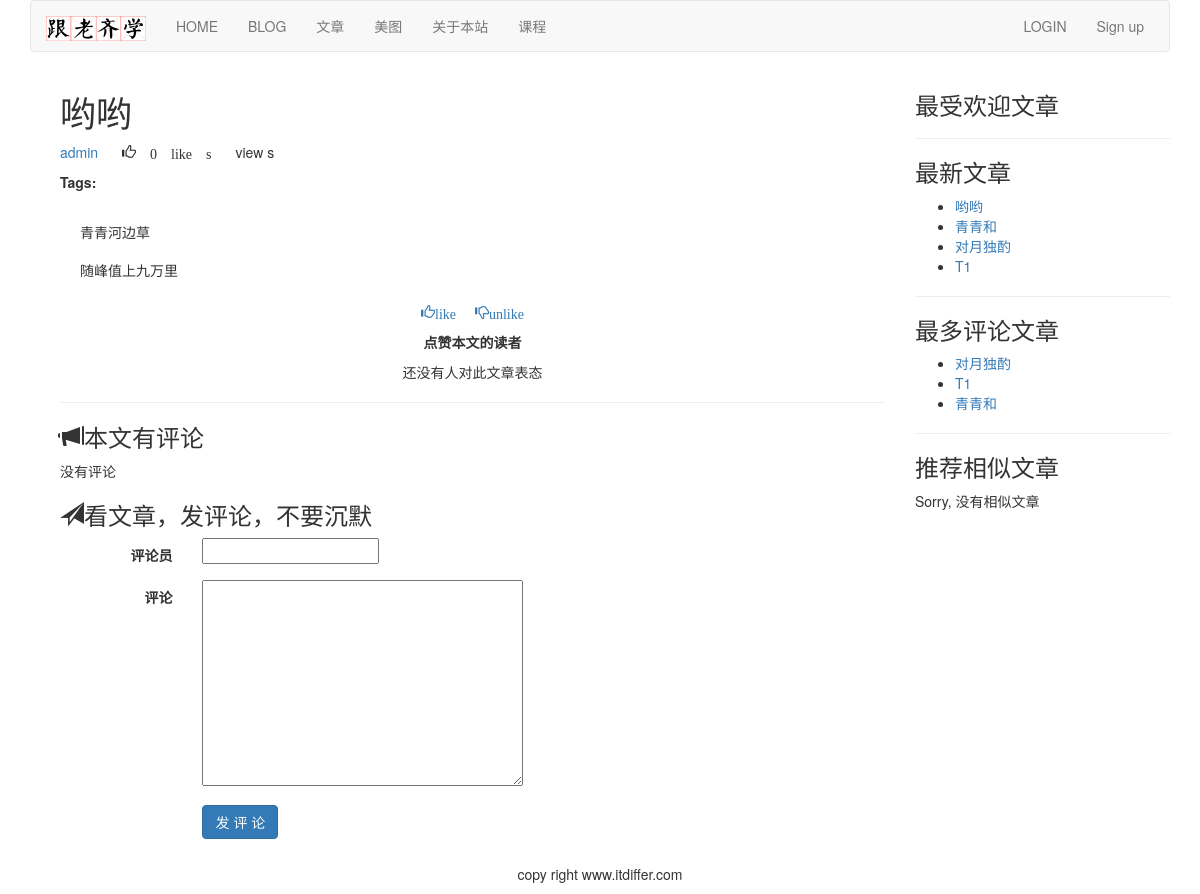
The app's page /article/article-content/7/yo-yo/, older data.
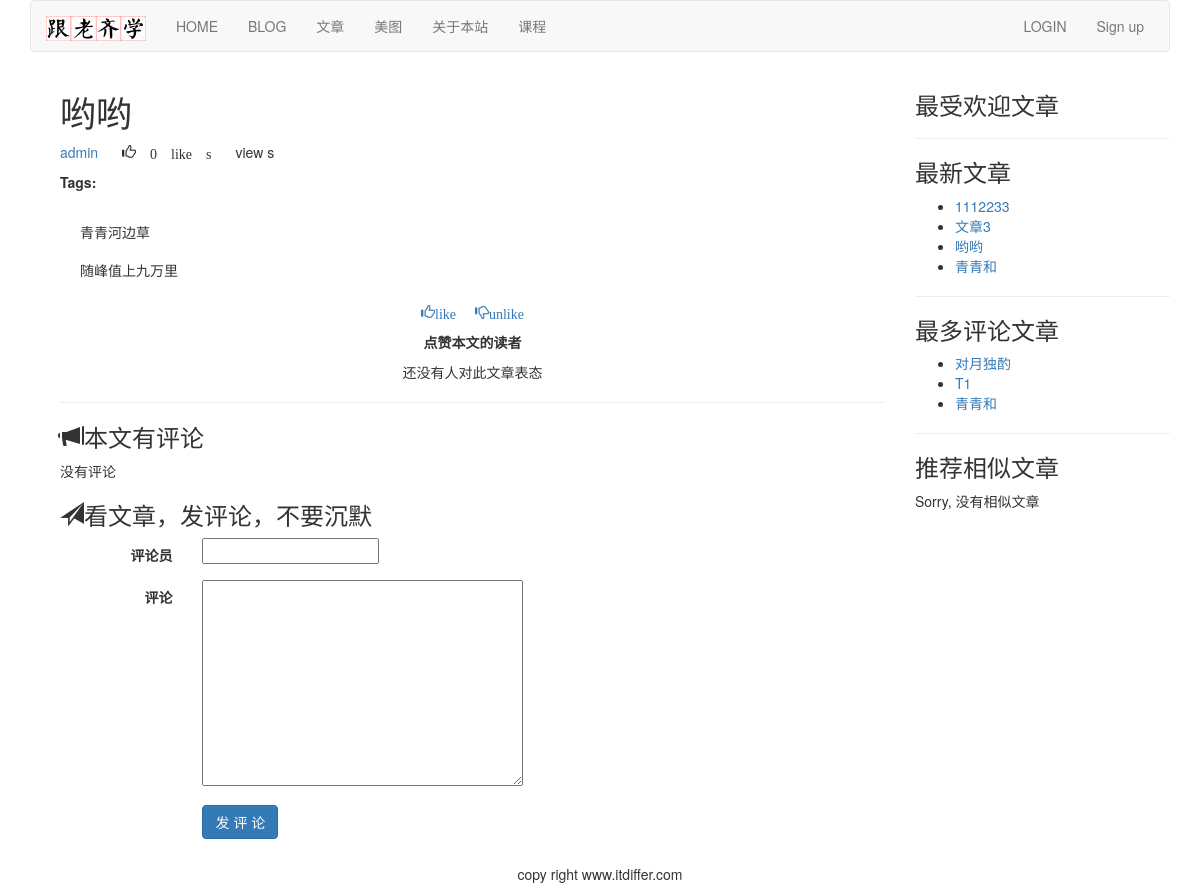
The same page, newer data.
### article/models.py (models this page shows, shortened)
class ArticlePost(models.Model):
    author = models.ForeignKey(User, on_delete=models.CASCADE, related_name="article")
    title = models.CharField(max_length=200)
    slug = models.SlugField(max_length=500)
    column = models.ForeignKey(ArticleColumn, on_delete=models.CASCADE,related_name="article_column")
    body = models.TextField()
    created = models.DateTimeField(default=timezone.now)
    updated = models.DateTimeField(auto_now=True)
    users_like = models.ManyToManyField(User, related_name="articles_like", blank=True)
    article_tag = models.ManyToManyField(ArticleTag, related_name='article_tag', blank=True)
    class Meta:
        ordering = ("-updated",)
        index_together = (('id', 'slug'),)
    def get_url_path(self):
        return reverse("article:article_content", args=[self.id, self.slug])

### article/list_views.py (the view)
# urls.py: re_path('article-detail/(?P<id>\d+)/(?P<slug>[-\w]+)/$', views.article_detail, name="article_detail"),
def article_detail(request, id, slug):
    article = get_object_or_404(ArticlePost, id=id, slug=slug)
    total_views = r.incr("article:{}:views".format(article.id)) #②
    r.zincrby('article_ranking', 1, article.id) #①
    article_ranking = r.zrange("article_ranking", 0, -1, desc=True)[:10]
    article_ranking_ids = [int(id) for id in article_ranking]
    most_viewed = list(ArticlePost.objects.filter(id__in=article_ranking_ids))
    most_viewed.sort(key=lambda x: article_ranking_ids.index(x.id))
    if request.method == "POST":
        comment_form = CommentForm(data=request.POST)
        if comment_form.is_valid():
            new_comment = comment_form.save(commit=False)
            new_comment.article = article
            new_comment.save()
    else:
        comment_form = CommentForm()
    article_tags_ids = article.article_tag.values_list("id", flat=True)
    similar_articles = ArticlePost.objects.filter(article_tag__in=article_tags_ids).exclude(id=article.id)
    similar_articles = similar_articles.annotate(same_tags=Count("article_tag")).order_by('-same_tags', '-created')[:4]
    return render(request, "article/list/article_content.html", {"article":article, "total_views":total_views, "most_viewed": most_viewed, "comment_form":comment_form, "similar_articles":similar_articles})
    return render(request, "article/list/article_content.html", {"article":article, "total_views":total_views, "most_viewed": most_viewed, "comment_form":comment_form,})

### article/forms.py
class CommentForm(forms.ModelForm):
    class Meta:
        model = Comment
        fields = ("commentator", "body",)

### article/templatetags/article_tags.py (called while the page is built)
@register.inclusion_tag('article/list/latest_articles.html')
def latest_articles(n=5):
    latest_articles = ArticlePost.objects.order_by("-created")[:n]
    return {"latest_articles": latest_articles}

@register.simple_tag
def most_commented_articles(n=3):
    return ArticlePost.objects.annotate(total_comments=Count('comments')).order_by("-total_comments")[:n]

@register.filter(name='markdown')
def markdown_filter(text):
    return mark_safe(markdown.markdown(text))

### templates/article/list/article_content.html (shortened to what this page needs)
{% extends "base.html" %}
{% load article_tags %}
{% load static %}
{% block content %}
{% with total_likes=article.users_like.count users_like=article.users_like.all %}
<div class="container">
<div class="col-md-9">
    <header>
        <h1>{{ article.title }}</h1>
        <p>
            <a href="{% url 'article:author_articles' article.author.username %}">{{ article.author.username }}</a>
            <span style="margin-left:20px" class="glyphicon glyphicon-thumbs-up">
                {{ total_likes }} like {{ total_likes | pluralize }}
            </span>
            <span style="margin-left:20px">
                {{ total_views }} view {{ total_views | pluralize}}
            </span>
        </p>
        <p> <span style="margin-right: 10px"><strong>Tags:</strong></span> {{ article.article_tag.all | join:", "}}</p>
    </header>
    <link rel="stylesheet" href="{% static 'editor/css/editormd.preview.css' %}" />
    <div id='editormd-view'>
        {{ article.body | markdown }}
    </div>
    <div>
        <p class="text-center">
            <a onclick="like_article({{article.id}}, 'like')" href="#">
                <span class="glyphicon glyphicon-thumbs-up">like</span>
            </a>
            <a onclick="like_article({{article.id}}, 'unlike')" href="#">
                <span style="margin-left: 15px;" class="glyphicon glyphicon-thumbs-down">unlike</span>
            </a>
        </p>
    </div>
    <div>
        <p class="text-center"><strong>点赞本文的读者</strong></p>
        {% for user in article.users_like.all %}
        <p class="text-center">{{user.username}}</p>
        {% empty %}
        <p class="text-center">还没有人对此文章表态</p>
        {% endfor %}
    </div>
    <hr>
    <div>
        <h3><span class="glyphicon glyphicon-bullhorn"></span>本文有{{ comments.count }}评论</h3>
        {% for comment in article.comments.all %}
        <div>
            <p><strong>{{ comment.commentator }}</strong>说:</p>
            <p style="margin-left:40px;">{{ comment.body }}</p>
        </div>
        {% empty %}
        <p>没有评论</p>
        {% endfor %}
        <h3><span class="glyphicon glyphicon-send"></span>看文章，发评论，不要沉默</h3>
        <form action="." method="post" class="form-horizontal" role="form">{% csrf_token %}
            <div class="form-group">
                <label for="inputEmail3" class="col-sm-2 control-label">评论员</label>
                <div class="col-sm-10">
                    {{ comment_form.commentator}}
                </div>
            </div>
            <div class="form-group">
                <label for="inputEmail3" class="col-sm-2 control-label">评论</label>
                <div class="col-sm-10">
                    {{ comment_form.body }}
                </div>
            </div>
            <div class="form-group">
                <div class="col-sm-offset-2 col-sm-10">
                    <p><input type="submit" name="" value=" 发 评 论 " class="btn btn-primary"></p>
                </div>
            </div>
        </form>
    </div>
</div>
<div class="col-md-3">
    <p class="text-center"><h3>最受欢迎文章</h3></p>
    <hr>
    <p class="text-center"><h3>最新文章</h3></p>
    {% latest_articles 4 %}
    <hr>
    <p class="text-center"><h3>最多评论文章</h3></p>
    {% most_commented_articles as most_comments %}
    <ul>
        {% for comment_article in most_comments %}
        <li>
            <a href="{{comment_article.get_url_path}}">{{ comment_article.title }}</a>
        </li>
        {% endfor %}
    </ul>
    <hr>
    <p class="text-center"><h3>推荐相似文章</h3></p>
    {% for similar in similar_articles %}
    <p><a href="{{ similar.get_url_path }}">{{ similar.title }}</a></p>
    {% empty %}
    <p>Sorry, 没有相似文章</p>
    {% endfor %}
</div>
</div>
{% endwith %}
{% endblock %}

### templates/article/list/latest_articles.html
<ul>
    {% for article in latest_articles %}
    <li>
        <a href="{{ article.get_url_path }}">{{ article.title }}</a>
    </li>
    {% endfor %}
</ul>

Row changes from the older to the newer data that the page shows:
no longer on one of the page's lists (row unchanged): ArticlePost: title "对月独酌"
no longer on one of the page's lists (row unchanged): ArticlePost: title "T1"
added ArticlePost: title "1112233", shown under "最新文章"
added ArticlePost: title "文章3", shown under "最新文章"
